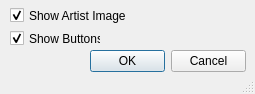
<?xml version="1.0" encoding="UTF-8"?>
<ui version="4.0">
 <class>TidalRPC</class>
 <widget class="QMainWindow" name="TidalRPC">
  <property name="geometry">
   <rect>
    <x>0</x>
    <y>0</y>
    <width>255</width>
    <height>94</height>
   </rect>
  </property>
  <property name="windowTitle">
   <string>TidalRpc</string>
  </property>
  <property name="windowOpacity">
   <double>1.000000000000000</double>
  </property>
  <property name="toolButtonStyle">
   <enum>Qt::ToolButtonIconOnly</enum>
  </property>
  <property name="tabShape">
   <enum>QTabWidget::Rounded</enum>
  </property>
  <widget class="QWidget" name="centralwidget">
   <widget class="QCheckBox" name="checkBox">
    <property name="geometry">
     <rect>
      <x>10</x>
      <y>0</y>
      <width>131</width>
      <height>31</height>
     </rect>
    </property>
    <property name="autoFillBackground">
     <bool>false</bool>
    </property>
    <property name="text">
     <string>Show Artist Image</string>
    </property>
    <property name="checked">
     <bool>true</bool>
    </property>
   </widget>
   <widget class="QCheckBox" name="checkBox_2">
    <property name="geometry">
     <rect>
      <x>10</x>
      <y>30</y>
      <width>91</width>
      <height>17</height>
     </rect>
    </property>
    <property name="text">
     <string>Show Buttons</string>
    </property>
    <property name="checked">
     <bool>true</bool>
    </property>
   </widget>
   <widget class="QDialogButtonBox" name="buttonBox">
    <property name="geometry">
     <rect>
      <x>90</x>
      <y>50</y>
      <width>156</width>
      <height>23</height>
     </rect>
    </property>
    <property name="standardButtons">
     <set>QDialogButtonBox::Cancel|QDialogButtonBox::Ok</set>
    </property>
   </widget>
  </widget>
  <widget class="QStatusBar" name="statusbar">
   <property name="sizeGripEnabled">
    <bool>true</bool>
   </property>
  </widget>
 </widget>
 <resources/>
 <connections/>
</ui>
